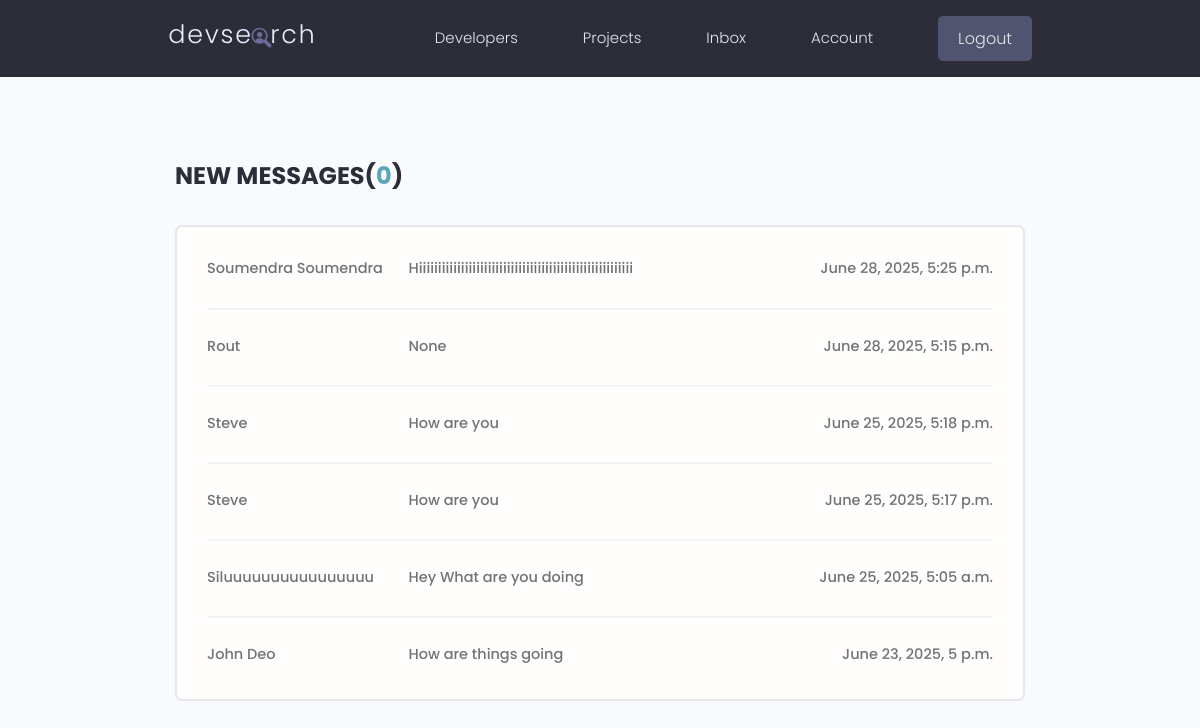
The page /inbox/ (signed in) on the database its author committed.
### users/models.py (models this page shows, shortened)
class Message(models.Model):
    sender = models.ForeignKey(Profile,on_delete=models.SET_NULL,null=True,blank=True)
    recipient = models.ForeignKey(Profile,on_delete=models.SET_NULL,null=True,blank=True,related_name="messages")
    name = models.CharField(max_length=200,null=True,blank=True)
    email = models.EmailField(max_length=200,null=True,blank=True)
    subject = models.CharField(max_length=200,null=True,blank=True)
    body = models.TextField()
    is_read = models.BooleanField(default=False, null=True)
    created = models.DateTimeField(auto_now_add=True)
    id = models.UUIDField(default=uuid.uuid4, unique=True,primary_key=True,editable=False)
    class Meta:
        ordering = ['is_read','-created']

### users/views.py (the view)
# urls.py: path('inbox/',views.inbox,name="inbox"),
@login_required(login_url='login')
def inbox(request):
    profile = request.user.profile
    messageRequests = profile.messages.all()
    unreadCount = messageRequests.filter(is_read=False).count()
    context = {'messageRequests': messageRequests, 'unreadCount': unreadCount}
    return render(request, 'users/inbox.html', context)

### users/templates/users/inbox.html
{% extends 'main.html' %}
{% block content %}
<main class="inbox my-xl">
  <div class="content-box">
    <h3 class="inbox__title">New Messages(<span>{{unreadCount}}</span>)</h3>
    <ul class="messages">
      {% for message in messageRequests %}
      {% if message.is_read == False %}
      <li class="message message--unread">
        {% else %}
      <li class="message">
        {% endif %}
        <a href="{% url 'message' message.id %}">
          <span class="message__author">{{message.name}}</span>
          <span class="message__subject">{{message.subject}}</span>
          <span class="message__date">{{message.created}}</span>
        </a>
      </li>
      {% endfor %}
    </ul>
  </div>
</main>
{% endblock content %}

### static/styles/app.css (style rules this page uses)
:root { --color-sub: #2d2d39; }
.content-box { width: 95%; max-width: 85rem; margin: 0 auto; }
.inbox { height: 90vh; }
.inbox__title, .inbox__title span { font-size: 2.4rem; font-weight: 700; color: var(--color-sub); text-transform: uppercase; text-align: left; margin-bottom: 3rem; }
.inbox__title span { color: var(--color-main); }
.messages { list-style: none; background: var(--color-white); padding: 0.5rem 3rem; border: 2px solid var(--color-light); border-radius: 0.7rem; }
.message { padding: 2.5rem 0; }
.message > a span { font-size: 1.45rem; font-weight: 500; }
.message:not(:last-child) { border-bottom: 2px solid var(--color-white-light); }
.message > a { display: flex; gap: 1rem; }
.message__author, .message__date { flex-basis: 25%; }
.message__subject { flex-basis: 50%; }
.message__date { text-align: right; }

### static/uikit/styles/modules/_variables.css (style rules this page uses)
:root { --color-main: #5aa5b9; --color-main-light: #e6faff; --color-sub: #3f4156; --color-sub-light: #51546e; --color-sub-lighter: #ededfd; --color-text: #737373; --color-gray: #8b8b8b; --color-light: #e5e7eb; --color-light-gray: #767676; --color-bg: #f8fafd; --color-white: #fffefd; --color-white-light: #f3f3f3; --color-success: #359e64; --color-success-bg: #def8e8; --color-error: #fc4b0b; --color-error-bg: #fff2ee; --font-base: 'Poppins', arial, helvetica, 'Segoe UI', roboto, ubuntu, sans-serif; --font-monospace: 'Fira Code', 'Courier New', courier, monospace; --font-regular: 300; --font-medium: 500; --font-bold: 700; --generic-shadow: 1px 1px 5px #00000010; --generic-transition: all 0.3s ease-in-out; }

### static/uikit/styles/modules/_base.css (style rules this page uses)
* { margin: 0; padding: 0; box-sizing: border-box; text-rendering: optimizeLegibility; color: inherit; font-size: inherit; }
html { font-size: 50%; }
@media only screen and (min-width: 480px) { html { font-size: 56.25%; } }
@media only screen and (min-width: 1200px) { html { font-size: 62.5%; } }
body { line-height: 1.6; font-weight: 400; font-size: 1.5rem; color: var(--color-text); background-color: var(--color-bg); min-height: 100vh; }

### static/uikit/styles/modules/_typography.css (style rules this page uses)
* { font-family: var(--font-base); }
h3 { font-size: 3.2rem; font-weight: var(--font-medium); }
p, span, strong { font-size: 1.6rem; color: var(--color-text); font-weight: var(--font-regular); }
a { padding-bottom: 2px; text-decoration: none; display: inline-block; color: var(--color-main); font-weight: var(--font-medium); }

### static/uikit/styles/modules/_utilities.css (style rules this page uses)
.my-xl { margin: 8rem auto; }

### rows shown on the page
Message: name "Soumendra Soumendra", subject "Hiiiiiiiiiiiiiiiiiiiiiiiiiiiiiiiiiiiiiiiiiiiiiiiiiiiiiiii", created "June 28, 2025, 5:25 p.m."
Message: name "Rout", subject "None", created "June 28, 2025, 5:15 p.m."
Message: name "Steve", subject "How are you", created "June 25, 2025, 5:18 p.m."
Message: name "Steve", subject "How are you", created "June 25, 2025, 5:17 p.m."
Message: name "Siluuuuuuuuuuuuuuuu", subject "Hey What are you doing", created "June 25, 2025, 5:05 a.m."
Message: name "John Deo", subject "How are things going", created "June 23, 2025, 5 p.m."

### other values the page prints
{{ unreadCount }} "0"
